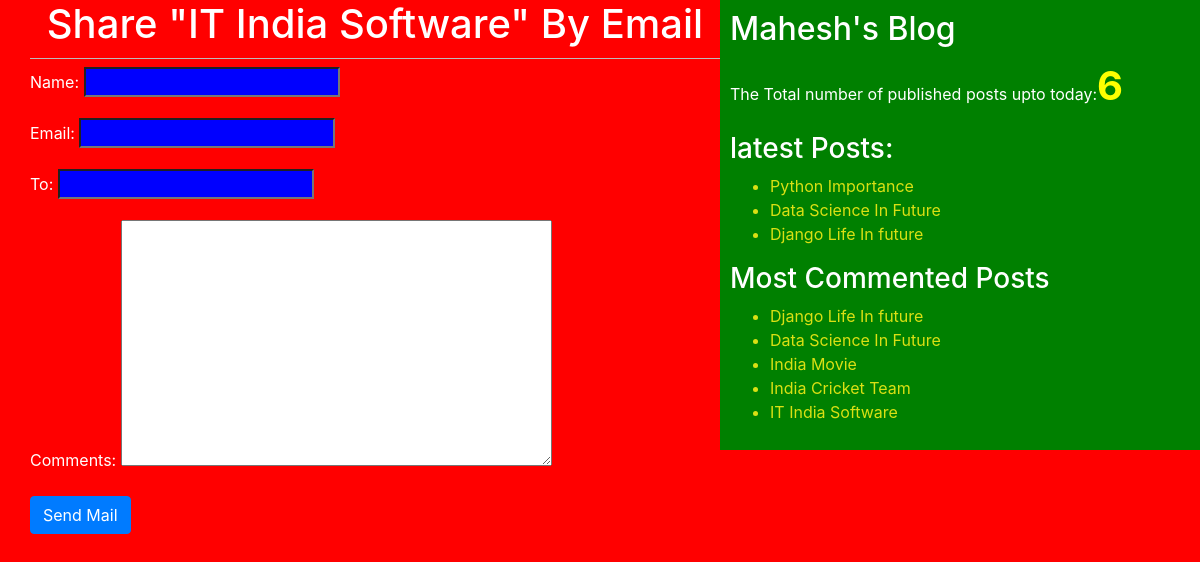
/3/share/, run on the app's committed database.
### blog/models.py (models this page shows, shortened)
class Post(models.Model):
    STATUS_CHOICES=(('draft','Draft'),('published','Published'))
    title=models.CharField(max_length=256)
    slug=models.SlugField(max_length=264,unique_for_date='publish')
    author=models.ForeignKey(User,related_name='blog_posts',on_delete=models.DO_NOTHING)
    body=models.TextField()
    publish=models.DateTimeField(default=timezone.now)
    created=models.DateTimeField(auto_now_add=True)
    updated=models.DateTimeField(auto_now=True)
    status=models.CharField(max_length=10, choices=STATUS_CHOICES,default='draft')
    objects=Custommanager()
    tags=TaggableManager()
    class Meta:
        ordering=('-publish',)
    def get_absolute_url(self):
        return reverse('post_detail',args=[self.publish.year,self.publish.strftime('%m'),self.publish.strftime('%d'),self.slug])

### blog/views.py (the view)
# urls.py: url(r'^(?P<id>\d+)/share/$',views.mail_send_view),
def mail_send_view(request,id):
    post=get_object_or_404(Post,id=id,status='published')
    sent=False
    if request.method=='POST':
        form=EmailSendForm(request.POST)
        if form.is_valid():
            cd=form.cleaned_data
            subject='{}({}) recomends you to read"{}"'.format(cd['name'],cd['email'],post.title)
            post_url=request.build_absolute_uri(post.get_absolute_url())
            message='Read Post At:\n {}\n\n{}\'s Comments: \n{}'.format(post_url,cd['name'],cd['comments'])
            send_mail(subject,message,'rupi@blog.com',[cd['to']])
            sent=True
    else:
        form=EmailSendForm()
    return render(request,'blog/sharebymail.html',{'form':form,'post':post,'sent':sent})

### blog/forms.py
class EmailSendForm(forms.Form):
    name=forms.CharField()
    email=forms.EmailField()
    to=forms.EmailField()
    comments=forms.CharField(required=False,widget=forms.Textarea)

### blog/models.py (called while the page is built)
    def get_queryset(self):
        return super().get_queryset().filter(status='published')

### blog/templatetags/blog_tags.py (called while the page is built)
@register.simple_tag(name='my_tag')
def total_posts():
    return Post.objects.count()

@register.inclusion_tag('blog/latest_posts123.html')
def show_latest_posts():
    latest_posts=Post.objects.order_by('-publish')[:3]
    return {'latest_posts':latest_posts}

@register.simple_tag
def get_most_commented_posts(count=5):
    return Post.objects.annotate(total_comments=Count('comments')).order_by('-total_comments')[:count]

### templates/blog/sharebymail.html (shortened to what this page needs)
<!DOCTYPE html>
{%extends "blog/base.html"%}
{%block content%}
{%if sent%}
<h1>Email Successfully sent</h1>
<h2>Post with the title: {{post.title}} information shared by email</h2>
{%else%}
<h1>Share "{{post.title}}" By Email</h1>
<form method="POST">
  {{form.as_p}}
  <input type="submit" class="btn btn-primary" value="Send Mail">
</form>
{%endif%}
{%endblock%}

### templates/blog/base.html (shortened to what this page needs)
<!DOCTYPE html>
{%load blog_tags%}
{%load static%}
<html lang="en" dir="ltr">
  <head>
    <link rel="stylesheet" href="https://stackpath.bootstrapcdn.com/bootstrap/4.5.0/css/bootstrap.min.css">
        <link rel="stylesheet" href="{%static 'css/blog.css'%}">
  </head>
  <body>
   <div class="content">
     {%block content%}{%endblock%}
   </div>
   <div class="sidebar">
     <h2>Mahesh's Blog</h2>
     <p>The Total number of published posts upto today:<span id='pcount'>{%my_tag%}</span></p>
<h3>latest Posts:</h3>{%show_latest_posts%}
<h3>Most Commented Posts</h3>
{%get_most_commented_posts as most_commented_posts%}
<ul>
{%for post in most_commented_posts%}
  <a href="{{post.get_absolute_url}}"><li>{{post.title}}</li></a>
  {%endfor%}
</ul>
   </div>
  </body>
</html>

### templates/blog/latest_posts123.html
<ul>
  {%for post in latest_posts %}
  <a href="{{post.get_absolute_url}}"><li>{{post.title}}</li></a>
  {%endfor%}
</ul>

### static/css/blog.css (style rules this page uses)
.content { width: 60%; float: left; padding: 0 0 0 30px; background: red; height: 100%; }
.sidebar { width:40%; float: right; padding: 10px; background: green; height:100%; }
h1 { text-align: center; border-bottom: 1px solid #bbb; padding-bottom: 10px; }
body { color: white; background: red; }
a { color: #dae014; }
input { background: blue; color:white; }
#pcount { font-size: 40px; color:yellow; font-weight: bold; }

### data on the page
Post: title "IT India Software"
Post: title "Python Importance"
Post: title "Data Science In Future"
Post: title "Django Life In future"
Post: title "India Movie"
Post: title "India Cricket Team"
